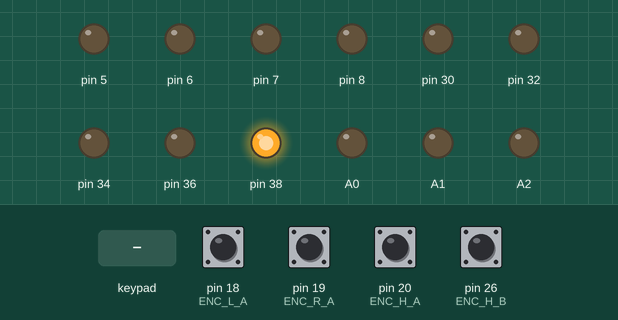
Recording of a sketch running on a simulated Arduino Mega 2560, built with avr-gcc and run on an emulated ATmega2560. On the bench: output pins drawn as LEDs (lit = HIGH). The test bench sets the inputs (shaded band); at power-on: pin 18 (ENC_L_A), pin 19 (ENC_R_A), pin 20 (ENC_H_A), pin 26 (ENC_H_B) HIGH. What the sketch prints to the serial monitor is not drawn.

Above: at 1.2 s.
1.3 s: key 'U' pressed
At 1.53 s:
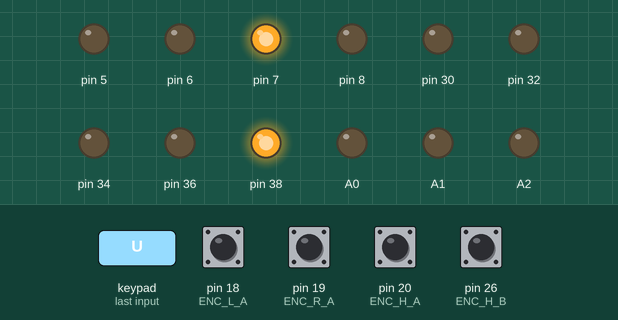
3.2 s: pin 20 (ENC_H_A) pulled LOW for 0.15 s
At 3.36 s:
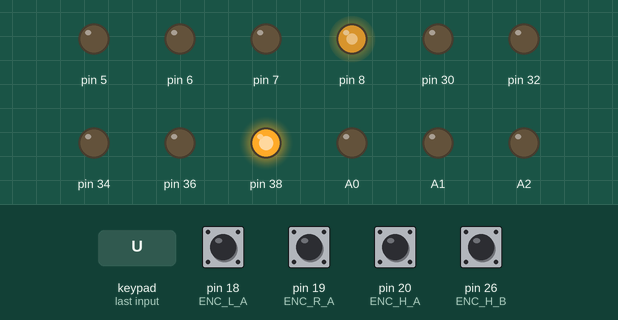
4.8 s: key 'D' pressed
At 5.03 s:
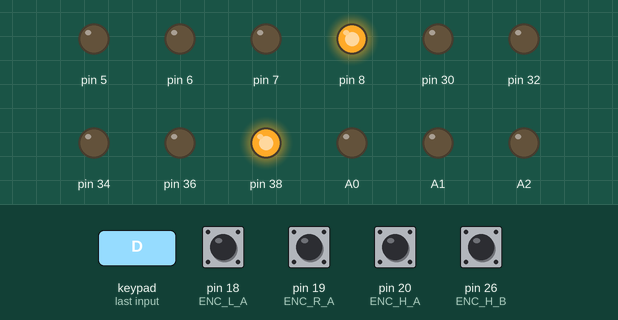
6.7 s: pin 20 (ENC_H_A) pulled LOW for 1 s
At 8.6 s:
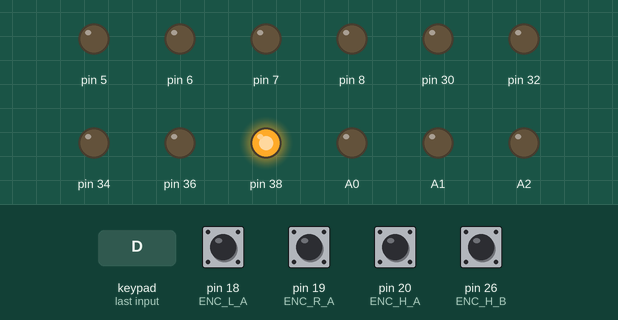
9.2 s: pin 20 (ENC_H_A) pulled LOW for 3.2 s
At 13.4 s:
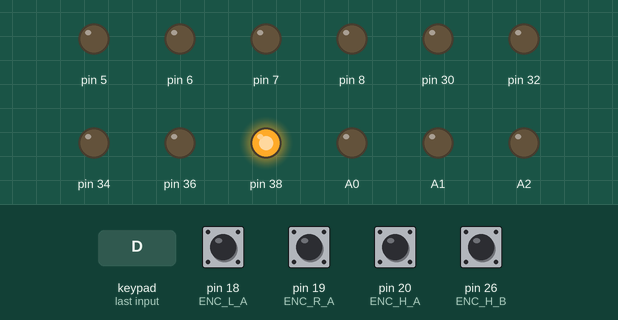
Timing chart, 0 to 14.9 s (numbered marks = the images above; inputs shaded):
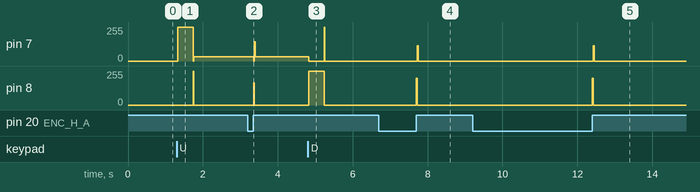

The sketch:

main.ino
```cpp
#include <PS2X_lib.h>
#include "MotorDrivers.h"
#include "RobotActions.h"

// ==========================================
// ARDUINO MEGA PIN CONFIGURATION
// Wiring is shared with the "intake and locomotion" firmware.
// Both sketches target the same Arduino Mega and the same harness.
// ==========================================
// --- L298N (Drive Motors) ---
// Note: ENA/ENB must be on PWM-capable pins (Mega has PWM on 2-13, 44-46)
#define L298N_ENA 5
#define L298N_IN1 30
#define L298N_IN2 32

#define L298N_ENB 6
#define L298N_IN3 34
#define L298N_IN4 36

// --- MOSFET (Heavy Elevator Motor) ---
#define MOSFET_EN   38
#define MOSFET_PWM1 7  // Must be PWM
#define MOSFET_PWM2 8  // Must be PWM

// --- A4988 (Stepper Motor) ---
#define A4988_STEP A0
#define A4988_DIR  A1
#define A4988_EN   A2

// --- ENCODERS (CRITICAL: 'A' Pins MUST be on Interrupts) ---
// Mega Interrupt pins are: 2, 3, 18, 19, 20, 21
#define ENC_L_A 18 // Interrupt 5
#define ENC_L_B 22

#define ENC_R_A 19 // Interrupt 4
#define ENC_R_B 24

#define ENC_H_A 20 // Interrupt 3
#define ENC_H_B 26

// --- PS2 RECEIVER PINS (this firmware only; reserved in the other) ---
#define PS2_DAT 40
#define PS2_CMD 42
#define PS2_ATT 44
#define PS2_CLK 46

// --- Instantiations ---
L298N_Motor  motorLeft(L298N_ENA, L298N_IN1, L298N_IN2);
L298N_Motor  motorRight(L298N_ENB, L298N_IN3, L298N_IN4);
MOSFET_Motor heavyMotor(MOSFET_EN, MOSFET_PWM1, MOSFET_PWM2);
A4988_Stepper stepperMotor(A4988_STEP, A4988_DIR, A4988_EN);

// --- PS2 Controller Object ---
PS2X ps2x;
int error = 0;

// --- Global Volatile Variables ---
volatile long ticksLeft = 0;
volatile long ticksRight = 0;
volatile long ticksHeavy = 0;

// --- ISRs ---
void isr_left() { if (digitalRead(ENC_L_B) == HIGH) ticksLeft++; else ticksLeft--; }
void isr_right() { if (digitalRead(ENC_R_B) == HIGH) ticksRight++; else ticksRight--; }
void isr_heavy() { if (digitalRead(ENC_H_B) == HIGH) ticksHeavy++; else ticksHeavy--; }

void setup() {
  Serial.begin(115200);

  motorLeft.begin();
  motorRight.begin();
  heavyMotor.begin();
  stepperMotor.begin();

  pinMode(ENC_L_A, INPUT_PULLUP); pinMode(ENC_L_B, INPUT_PULLUP);
  pinMode(ENC_R_A, INPUT_PULLUP); pinMode(ENC_R_B, INPUT_PULLUP);
  pinMode(ENC_H_A, INPUT_PULLUP); pinMode(ENC_H_B, INPUT_PULLUP);

  attachInterrupt(digitalPinToInterrupt(ENC_L_A), isr_left, RISING);
  attachInterrupt(digitalPinToInterrupt(ENC_R_A), isr_right, RISING);
  attachInterrupt(digitalPinToInterrupt(ENC_H_A), isr_heavy, RISING);

  heavyMotor.setPIDConstants(1.5, 0.2, 0.05);

  // Initialize PS2 Controller
  error = ps2x.config_gamepad(PS2_CLK, PS2_CMD, PS2_ATT, PS2_DAT, false, false);
  if (error == 0) Serial.println("Found Controller, configured successfully");
  else Serial.println("No controller found, check wiring!");
}

void loop() {
  // 1. HARDWARE BACKGROUND TASKS
  heavyMotor.computePID(ticksHeavy);
  stepperMotor.update();

  // 2. READ PS2 CONTROLLER
  if (error == 1) return; // Skip if no controller is plugged in

  ps2x.read_gamepad();

  // ==========================================
  // A. LOCOMOTION (Arcade Drive)
  // ==========================================
  int stickY = ps2x.Analog(PSS_LY); // 0-255
  int stickX = ps2x.Analog(PSS_LX); // 0-255

  int drive = map(stickY, 0, 255, 255, -255);
  int turn  = map(stickX, 0, 255, 255, -255);

  if (abs(drive) < 20) drive = 0;
  if (abs(turn) < 20) turn = 0;

  motorLeft.setPower(drive + turn);
  motorRight.setPower(drive - turn);

  // ==========================================
  // B. ELEVATOR CONTROL (D-PAD)
  // ==========================================
  if (ps2x.Button(PSB_PAD_UP)) moveElevator(1);
  else if (ps2x.Button(PSB_PAD_DOWN)) moveElevator(-1);
  else moveElevator(0);

  // ==========================================
  // C. GRIPPER CONTROL (Shoulders)
  // ==========================================
  if (ps2x.ButtonPressed(PSB_R1)) setGripperState(true);  // Clamp
  if (ps2x.ButtonPressed(PSB_L1)) setGripperState(false); // Release

  delay(20);
}
```

RobotActions.cpp
```cpp
#include "RobotActions.h"

// --- State Variables for Turning ---
bool isTurning = false;
long targetTicksLeft = 0;
long targetTicksRight = 0;
int turnDirection = 0;

// --- State Variables for Moving Straight ---
bool isMovingStraight = false;
long targetMoveTicksLeft = 0;
long targetMoveTicksRight = 0;
int moveDirection = 0;

// --- State Variables for Elevator ---
bool isElevatorMoving = false;
long targetElevatorTicks = 0;
int elevatorDirection = 0;

// ==========================================
// LOCOMOTION ACTIONS
// ==========================================
void initiateTurn(float degrees) {
  float arcLength = (abs(degrees) / 360.0) * PI * TRACK_WIDTH_MM;
  float wheelCircumference = PI * WHEEL_DIA_MM;
  long requiredTicks = (arcLength / wheelCircumference) * CPR;

  isTurning = true;

  if (degrees > 0) {
    // RIGHT TURN (Left wheel forward, Right wheel backward)
    turnDirection = 1;
    targetTicksLeft = ticksLeft + requiredTicks;
    targetTicksRight = ticksRight - requiredTicks;
    motorLeft.setPower(150);
    motorRight.setPower(-150);
  } else {
    // LEFT TURN (Left wheel backward, Right wheel forward)
    turnDirection = -1;
    targetTicksLeft = ticksLeft - requiredTicks;
    targetTicksRight = ticksRight + requiredTicks;
    motorLeft.setPower(-150);
    motorRight.setPower(150);
  }
}

bool checkTurnComplete() {
  if (!isTurning) return true;

  bool leftDone = false;
  bool rightDone = false;

  if (turnDirection == 1) { // Checking RIGHT turn
    if (ticksLeft >= targetTicksLeft) { motorLeft.stop(); leftDone = true; }
    if (ticksRight <= targetTicksRight) { motorRight.stop(); rightDone = true; }
  } else {                  // Checking LEFT turn
    if (ticksLeft <= targetTicksLeft) { motorLeft.stop(); leftDone = true; }
    if (ticksRight >= targetTicksRight) { motorRight.stop(); rightDone = true; }
  }

  if (leftDone && rightDone) {
    isTurning = false;
    return true;
  }
  return false;
}

void initiateMove(float centimeters) {
  // Convert cm to mm for calculation
  float distanceMM = abs(centimeters) * 10.0;
  float wheelCircumference = PI * WHEEL_DIA_MM;

  // Calculate how many ticks are needed to travel that distance
  long requiredTicks = (distanceMM / wheelCircumference) * CPR;

  isMovingStraight = true;

  if (centimeters > 0) {
    // Moving FORWARD
    moveDirection = 1;
    targetMoveTicksLeft = ticksLeft + requiredTicks;
    targetMoveTicksRight = ticksRight + requiredTicks;
    motorLeft.setPower(150);
    motorRight.setPower(150);
  } else {
    // Moving BACKWARD
    moveDirection = -1;
    targetMoveTicksLeft = ticksLeft - requiredTicks;
    targetMoveTicksRight = ticksRight - requiredTicks;
    motorLeft.setPower(-150);
    motorRight.setPower(-150);
  }
}

bool checkMoveComplete() {
  if (!isMovingStraight) return true;

  bool leftDone = false;
  bool rightDone = false;

  if (moveDirection == 1) { // Checking FORWARD movement
    if (ticksLeft >= targetMoveTicksLeft) { motorLeft.stop(); leftDone = true; }
    if (ticksRight >= targetMoveTicksRight) { motorRight.stop(); rightDone = true; }
  } else {                  // Checking BACKWARD movement
    if (ticksLeft <= targetMoveTicksLeft) { motorLeft.stop(); leftDone = true; }
    if (ticksRight <= targetMoveTicksRight) { motorRight.stop(); rightDone = true; }
  }

  // If both wheels have hit their targets, the move is complete
  if (leftDone && rightDone) {
    isMovingStraight = false;
    return true;
  }

  return false;
}

// ==========================================
// INTAKE ACTIONS
// ==========================================
void setGripperState(bool clamp) {
  long stepsToClose = 800;
  int stepSpeed = 500;
  if (clamp) stepperMotor.move(stepsToClose, stepSpeed);
  else stepperMotor.move(-stepsToClose, stepSpeed);
}

// Manual infinite control
void moveElevator(int direction) {
  float liftSpeed = 400.0;
  if (direction > 0) heavyMotor.setTargetSpeed(liftSpeed);
  else if (direction < 0) heavyMotor.setTargetSpeed(-liftSpeed);
  else heavyMotor.setTargetSpeed(0.0);
}

// Precise Margin Control
void moveElevatorByMargin(float centimeters) {
  long ticksToMove = centimeters * ELEVATOR_TICKS_PER_CM;
  targetElevatorTicks = ticksHeavy + ticksToMove;
  isElevatorMoving = true;

  if (centimeters > 0) {
    elevatorDirection = 1;
    heavyMotor.setTargetSpeed(400.0); // Move up at 400 ticks/sec
  } else {
    elevatorDirection = -1;
    heavyMotor.setTargetSpeed(-400.0); // Move down at 400 ticks/sec
  }
}

// Check if the margin is reached
bool checkElevatorComplete() {
  if (!isElevatorMoving) return true;

  bool targetReached = false;

  // If moving UP, check if current ticks are greater than target
  if (elevatorDirection == 1 && ticksHeavy >= targetElevatorTicks) {
    targetReached = true;
  }
  // If moving DOWN, check if current ticks are less than target
  else if (elevatorDirection == -1 && ticksHeavy <= targetElevatorTicks) {
    targetReached = true;
  }

  if (targetReached) {
    heavyMotor.setTargetSpeed(0.0); // Stop the elevator
    isElevatorMoving = false;
    return true;
  }

  return false;
}
```

RobotActions.h
```cpp
#ifndef ROBOT_ACTIONS_H
#define ROBOT_ACTIONS_H

#include <Arduino.h>
#include "MotorDrivers.h"

// --- Hardware Globals ---
extern L298N_Motor motorLeft;
extern L298N_Motor motorRight;
extern MOSFET_Motor heavyMotor;
extern A4988_Stepper stepperMotor;

extern volatile long ticksLeft;
extern volatile long ticksRight;
extern volatile long ticksHeavy;

extern bool isMovingStraight;
extern bool isTurning;
extern bool isElevatorMoving;

// --- Kinematics Constants ---
const float TRACK_WIDTH_MM = 200.0;
const float WHEEL_DIA_MM = 65.0;
const float CPR = 360.0;

// YOU MUST CALIBRATE THIS: How many ticks equal 1 cm of lift?
const float ELEVATOR_TICKS_PER_CM = 150.0;

// --- Function Declarations ---
void initiateTurn(float degrees);
bool checkTurnComplete();
void initiateMove(float centimeters);
bool checkMoveComplete();

void setGripperState(bool clamp);
void moveElevator(int direction); // Infinite move (from earlier)

void moveElevatorByMargin(float centimeters);
bool checkElevatorComplete();

#endif
```

MotorDrivers.cpp
```cpp
#include "MotorDrivers.h"

// ==========================================
// L298N DC MOTOR IMPLEMENTATION
// ==========================================
L298N_Motor::L298N_Motor(uint8_t enPin, uint8_t in1Pin, uint8_t in2Pin) {
  _en = enPin; _in1 = in1Pin; _in2 = in2Pin;
}

void L298N_Motor::begin() {
  pinMode(_en, OUTPUT); pinMode(_in1, OUTPUT); pinMode(_in2, OUTPUT);
  stop();
}

void L298N_Motor::setPower(int power) {
  power = constrain(power, -255, 255);
  if (power == 0) {
    stop();
  } else if (power > 0) {
    digitalWrite(_in1, HIGH); digitalWrite(_in2, LOW);
    analogWrite(_en, power);
  } else {
    digitalWrite(_in1, LOW); digitalWrite(_in2, HIGH);
    analogWrite(_en, abs(power));
  }
}

void L298N_Motor::stop() {
  digitalWrite(_in1, LOW); digitalWrite(_in2, LOW);
  analogWrite(_en, 0);
}

// ==========================================
// MOSFET DC MOTOR IMPLEMENTATION (WITH PID)
// ==========================================
MOSFET_Motor::MOSFET_Motor(uint8_t enPin, uint8_t pwm1Pin, uint8_t pwm2Pin) {
  _en = enPin; _pwm1 = pwm1Pin; _pwm2 = pwm2Pin;
}

void MOSFET_Motor::begin() {
  pinMode(_en, OUTPUT); pinMode(_pwm1, OUTPUT); pinMode(_pwm2, OUTPUT);
  digitalWrite(_en, HIGH);
  setPower(0);
  _lastTime = millis();
}

void MOSFET_Motor::setPower(int power) {
  power = constrain(power, -255, 255);
  if (power == 0) {
    analogWrite(_pwm1, 0); analogWrite(_pwm2, 0);
  } else if (power > 0) {
    analogWrite(_pwm1, power); analogWrite(_pwm2, 0);
  } else {
    analogWrite(_pwm1, 0); analogWrite(_pwm2, abs(power));
  }
}

void MOSFET_Motor::setPIDConstants(float kp, float ki, float kd) {
  _kp = kp; _ki = ki; _kd = kd;
  _integralError = 0;
}

void MOSFET_Motor::setTargetSpeed(float targetTicksPerSec) {
  _targetSpeed = targetTicksPerSec;
}

void MOSFET_Motor::computePID(long currentEncoderTicks) {
  unsigned long currentTime = millis();
  float deltaTime = (currentTime - _lastTime) / 1000.0;
  if (deltaTime <= 0.001) return;

  float currentSpeed = (currentEncoderTicks - _lastTicks) / deltaTime;
  float error = _targetSpeed - currentSpeed;
  _integralError += (error * deltaTime);
  float derivative = (error - _lastError) / deltaTime;

  float output = (_kp * error) + (_ki * _integralError) + (_kd * derivative);
  setPower((int)output);

  _lastTicks = currentEncoderTicks;
  _lastTime = currentTime;
  _lastError = error;
}

// ==========================================
// A4988 STEPPER MOTOR IMPLEMENTATION
// ==========================================
A4988_Stepper::A4988_Stepper(uint8_t stepPin, uint8_t dirPin, uint8_t enPin) {
  _step = stepPin; _dir = dirPin; _en = enPin;
}

void A4988_Stepper::begin() {
  pinMode(_step, OUTPUT); pinMode(_dir, OUTPUT); pinMode(_en, OUTPUT);
  enable(true);
}

void A4988_Stepper::enable(bool state) {
  digitalWrite(_en, state ? LOW : HIGH); // A4988: EN LOW = enabled
}

void A4988_Stepper::move(long steps, int delayMicros) {
  if (steps > 0) {
    digitalWrite(_dir, HIGH);
    _stepsRemaining = steps;
  } else {
    digitalWrite(_dir, LOW);
    _stepsRemaining = abs(steps);
  }
  _stepDelay = delayMicros;
}

void A4988_Stepper::update() {
  if (_stepsRemaining > 0) {
    unsigned long currentMicros = micros();
    if (currentMicros - _lastStepTime >= _stepDelay) {
      _lastStepTime = currentMicros;
      if (_pulseState == LOW) {
        digitalWrite(_step, HIGH);   // A4988: STEP rising edge triggers a step
        delayMicroseconds(2);        // A4988 requires >= 1µs STEP pulse width
        digitalWrite(_step, LOW);
        _pulseState = HIGH;          // Mark that the step was fired
        _stepsRemaining--;           // Decrement after each complete step pulse
      } else {
        _pulseState = LOW;           // Ready for next step
      }
    }
  }
}
```

MotorDrivers.h
```cpp
#ifndef MOTOR_DRIVERS_H
#define MOTOR_DRIVERS_H

#include <Arduino.h>

// Class for the L298N Dual Motor Driver (Now tracking Encoders)
class L298N_Motor {
  public:
    L298N_Motor(uint8_t enPin, uint8_t in1Pin, uint8_t in2Pin);
    void begin();
    void setPower(int power);
    void stop();

  private:
    uint8_t _en, _in1, _in2;
};

// Class for the MOSFET DC Motor Driver (With PID)
class MOSFET_Motor {
  public:
    MOSFET_Motor(uint8_t enPin, uint8_t pwm1Pin, uint8_t pwm2Pin);
    void begin();
    void setPower(int power);
    void setPIDConstants(float kp, float ki, float kd);
    void setTargetSpeed(float targetTicksPerSec);
    void computePID(long currentEncoderTicks);

  private:
    uint8_t _en, _pwm1, _pwm2;
    float _kp = 1.0, _ki = 0.0, _kd = 0.0;
    float _targetSpeed = 0.0;
    long _lastTicks = 0;
    unsigned long _lastTime = 0;
    float _integralError = 0.0;
    float _lastError = 0.0;
};

// Class for the A4988 Stepper Driver (Non-blocking)
class A4988_Stepper {
  public:
    A4988_Stepper(uint8_t stepPin, uint8_t dirPin, uint8_t enPin);
    void begin();
    void enable(bool state);
    void move(long steps, int delayMicros);
    void update();

  private:
    uint8_t _step, _dir, _en;
    long _stepsRemaining = 0;
    unsigned long _lastStepTime = 0;
    int _stepDelay = 500;
    bool _pulseState = LOW;
};

#endif
```

Measured:
- after the input at 1.3 s, pin 7: 0/255 → 255/255 at once, → 33/255 0.41 s later; pin 8: 0/255 → 255/255 after 0.44 s, → 0/255 0.02 s later
- after the input at 3.2 s, pin 7: 33/255 → 32/255 after 0.15 s; pin 8: 0/255 → 167/255 after 0.15 s, → 0/255 0.02 s later
- after the input at 4.8 s, pin 7: 32/255 → 0/255 at once; pin 8: 0/255 → 255/255 at once, → 0/255 0.41 s later
- after the input at 6.7 s, pin 7: 0/255 → 113/255 after 1.0 s, → 0/255 0.02 s later; pin 8: 0/255 → 200/255 after 1.0 s, → 0/255 0.02 s later
- after the input at 9.2 s, pin 7: 0/255 → 113/255 after 3.2 s, → 0/255 0.02 s later; pin 8: 0/255 → 200/255 after 3.2 s, → 0/255 0.02 s later
